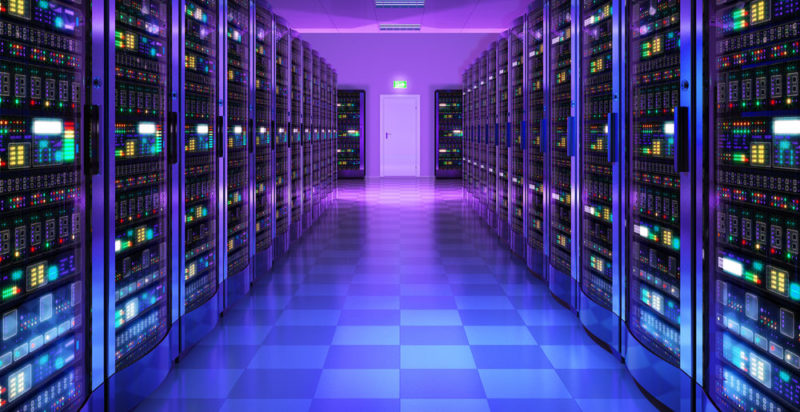
#> input picture Transformaciones/ser.jpg, 800 x 412 px
$ python Problema3.py
#> lines starting #> are read from the running program, lines starting #| are printed output that depends on the picture
import cv2 as cv
import numpy as np
import math

img = cv.imread('ser.jpg', 0)
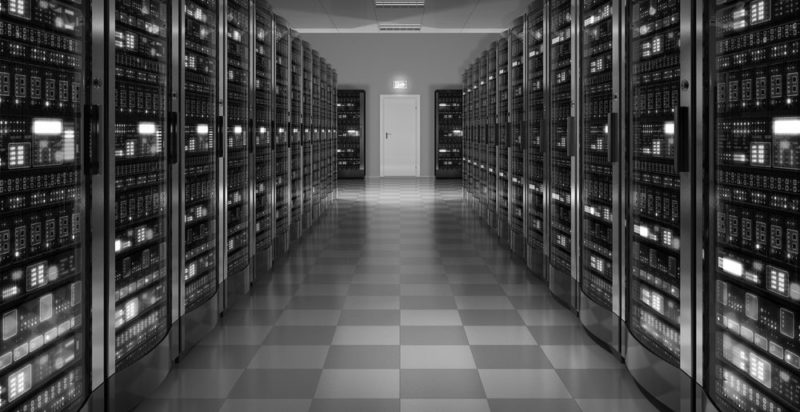
#> img: shape (412, 800); min 0, max 255, mean 71.8

y, x = img.shape[:2]
#> y = 412; x = 800

# Parámetros de transformación
theta = math.radians(70)
escala = 2
tx, ty = 20, 20  # Traslación

# Centro
cx, cy = x // 2, y // 2
#> cx = 400; cy = 206

# Imagen en blanco para el resultado
img_transformada = np.zeros((y, x), dtype=np.uint8)

for j in range(y):
    for i in range(x):
        # Nuevo origen
        new_x = i - cx
        new_y = j - cy

        # Transformación
        i_rotado = (new_x * math.cos(theta) - new_y * math.sin(theta)) * escala + cx + tx
        j_rotado = (new_x * math.sin(theta) + new_y * math.cos(theta)) * escala + cy + ty

        if 0 <= i_rotado < x and 0 <= j_rotado < y:
            img_transformada[int(j_rotado), int(i_rotado)] = img[j, i]
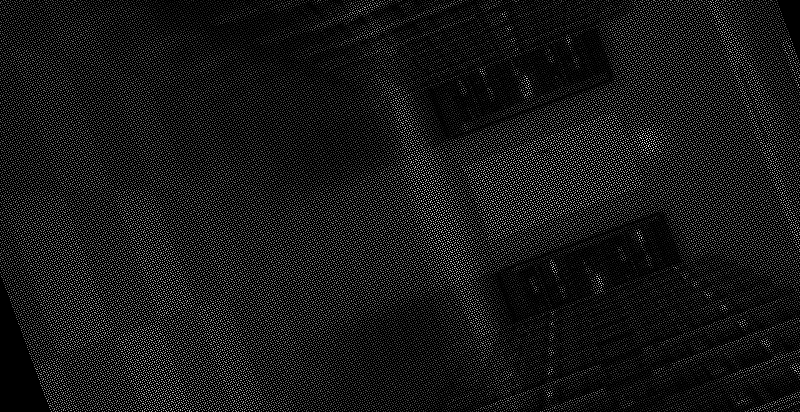
#> img_transformada: shape (412, 800); min 0, max 252, mean 24.4

cv.imshow('Imagen transformada', img_transformada)
cv.waitKey(0)
cv.destroyAllWindows()
